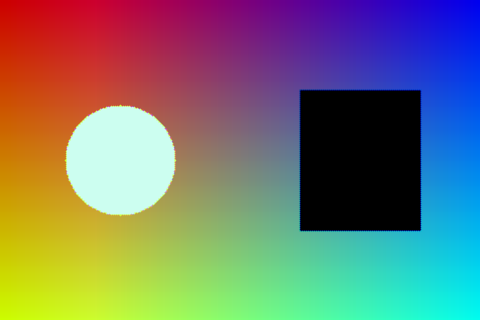
#> input picture 02_mini_isp/outputs/04_gamma_correction/gamma_1.0.png, 480 x 320 px
$ python 05_tone_mapping.py
#> lines starting #> are read from the running program, lines starting #| are printed output that depends on the picture
#> in main, image_bgr is the input picture: shape (320, 480, 3); mean B, G, R 110.2, 119.5, 115.8
#| 输入图 shape: (320, 480, 3)
#| 输入图 dtype: uint8
# -*- coding: utf-8 -*-
"""
mini ISP 第五课：Tone Mapping。

运行方式：
    python 02_mini_isp/05_tone_mapping.py

本课核心函数：
    apply_reinhard_tone_mapping(image_bgr, exposure)
"""

from pathlib import Path

import cv2
import numpy as np


script_dir = Path(__file__).resolve().parent
input_dir = script_dir / "outputs" / "04_gamma_correction"
output_dir = script_dir / "outputs" / "05_tone_mapping"
output_dir.mkdir(parents=True, exist_ok=True)

input_path = input_dir / "gamma_1.0.png"


def add_label(image_bgr, label):
    """在图片左上角写标签，方便看对比图。"""
    labeled = image_bgr.copy()
    cv2.rectangle(labeled, (0, 0), (300, 42), (255, 255, 255), thickness=-1)
    cv2.putText(
        labeled,
        label,
        (12, 28),
        cv2.FONT_HERSHEY_SIMPLEX,
        0.75,
        (0, 0, 255),
        2,
        cv2.LINE_AA,
    )
    return labeled


def create_bright_image(image_bgr):
    """人为制造一张过亮图，模拟需要 tone mapping 的情况。"""
    image_float = image_bgr.astype(np.float32) / 255.0
    bright_float = image_float * 2.8

    preview = np.clip(bright_float * 255.0, 0, 255).astype(np.uint8)
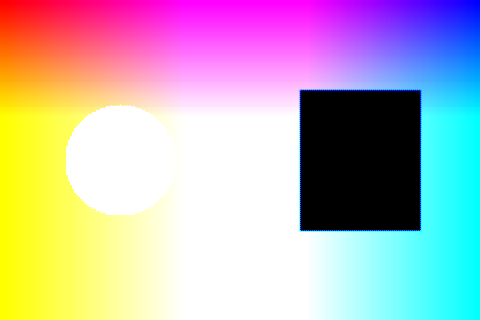
#> preview: shape (320, 480, 3); mean B, G, R 182.8, 179.8, 188.9
    return bright_float, preview


def apply_reinhard_tone_mapping(image_bgr, exposure):
    """对 BGR 图像做简单 Reinhard tone mapping，返回 uint8 图像。"""
#> called with exposure = 1
    x = image_bgr.astype(np.float32)*exposure
    mapped = np.clip((x/(1+x))*255,0,255)
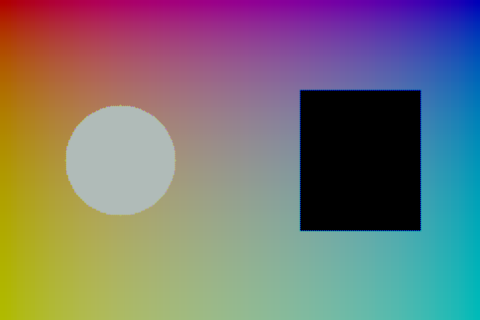
#> mapped: shape (320, 480, 3) float32; mean B, G, R 115.9, 118.4, 120.6
    return mapped.astype(np.uint8)


def main():
    """读取 gamma 图，制造过亮图，再做 tone mapping。"""
    image_bgr = cv2.imread(str(input_path), cv2.IMREAD_COLOR)

    if image_bgr is None:
        raise FileNotFoundError("找不到 gamma_1.0.png，请先运行 02_mini_isp/04_gamma_correction.py")

    print("输入图 shape:", image_bgr.shape)
    print("输入图 dtype:", image_bgr.dtype)

    bright_float, bright_preview = create_bright_image(image_bgr)
    tone_mapped = apply_reinhard_tone_mapping(bright_float, exposure=1.0)

    print("过亮预览 shape:", bright_preview.shape)
#| 过亮预览 shape: (320, 480, 3)
    print("Tone mapped shape:", tone_mapped.shape)
#| Tone mapped shape: (320, 480, 3)
    print("Tone mapped dtype:", tone_mapped.dtype)
#| Tone mapped dtype: uint8

    compare = np.hstack(
        [
            add_label(image_bgr, "Input"),
            add_label(bright_preview, "Over Bright"),
            add_label(tone_mapped, "Tone Mapped"),
        ]
    )
#> call 3 of add_label, with label = 'Tone Mapped'
#> in add_label (call 3), `cv2.putText( labeled, label, (12, 28), cv2.FONT_HERSHEY_SIMPLEX, 0.75,..`:
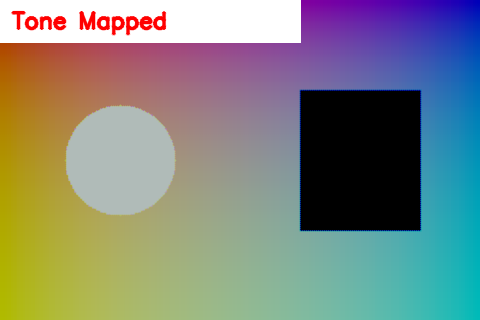
#> labeled: shape (320, 480, 3); mean B, G, R 126.1, 134.3, 128
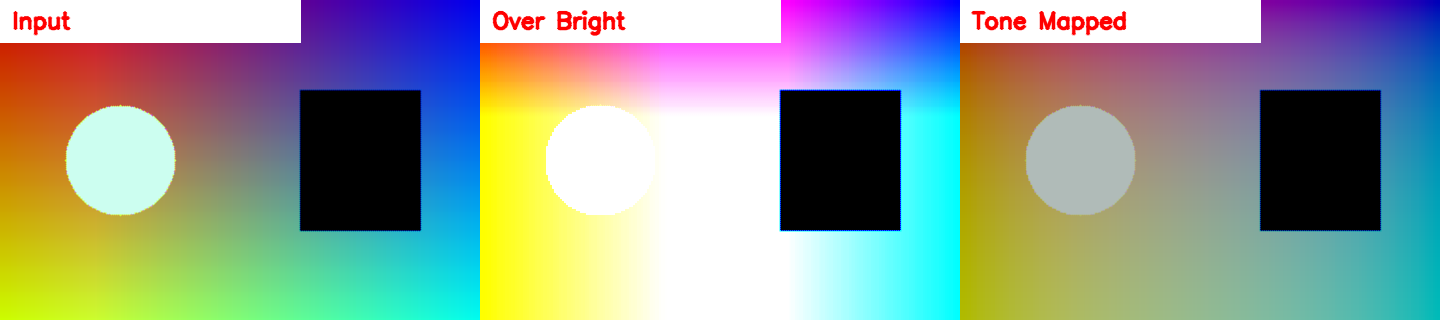
#> compare: shape (320, 1440, 3); mean B, G, R 146.1, 156.3, 146.7

    cv2.imwrite(str(output_dir / "input.png"), image_bgr)
    cv2.imwrite(str(output_dir / "over_bright_preview.png"), bright_preview)
    cv2.imwrite(str(output_dir / "tone_mapped.png"), tone_mapped)
    cv2.imwrite(str(output_dir / "compare.png"), compare)

    print("输出目录:", output_dir)
    print("已保存: input.png, over_bright_preview.png, tone_mapped.png, compare.png")


if __name__ == "__main__":
    main()

$ run again, with 02_mini_isp/outputs/04_gamma_correction/gamma_2.2.png copied over 02_mini_isp/outputs/04_gamma_correction/gamma_1.0.png
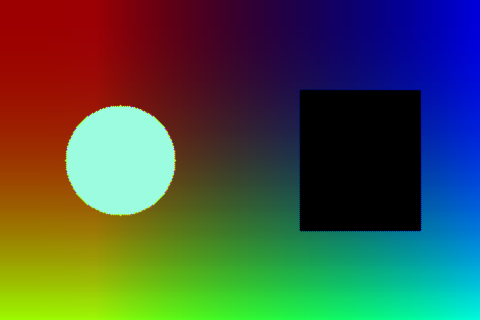
#> input picture 02_mini_isp/outputs/04_gamma_correction/gamma_2.2.png, 480 x 320 px
#> in main, image_bgr is the input picture: shape (320, 480, 3); mean B, G, R 68.2, 83, 69.6
#| 输入图 shape: (320, 480, 3)
#| 输入图 dtype: uint8
#| 过亮预览 shape: (320, 480, 3)
#| Tone mapped shape: (320, 480, 3)
#| Tone mapped dtype: uint8
#> in add_label (call 3), `cv2.putText( labeled, label, (12, 28), cv2.FONT_HERSHEY_SIMPLEX, 0.75,..`:
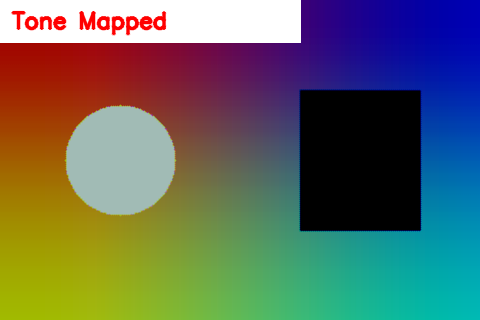
#> labeled: shape (320, 480, 3); mean B, G, R 94.3, 104.9, 96.4
#> in main, `compare = np.hstack( [ add_label(image_bgr, "Input"), add_label(bright..`:
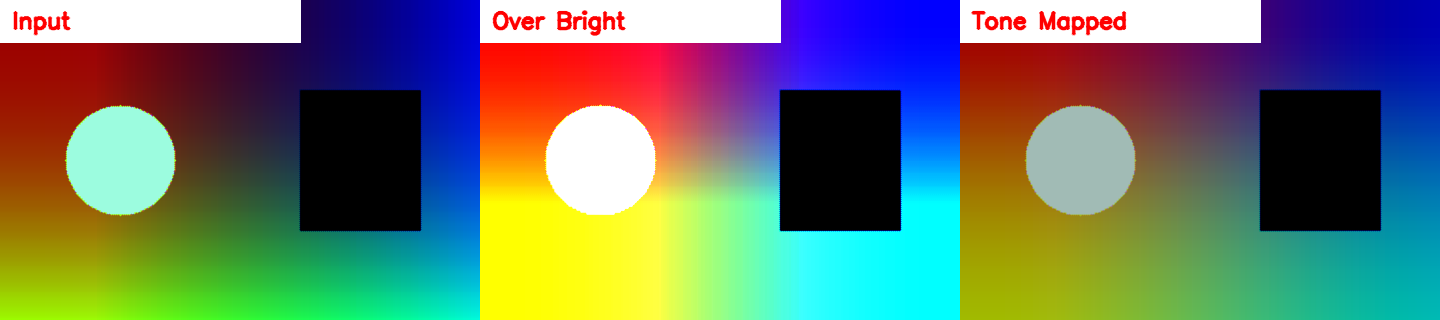
#> compare: shape (320, 1440, 3); mean B, G, R 105.7, 119.7, 107.2
